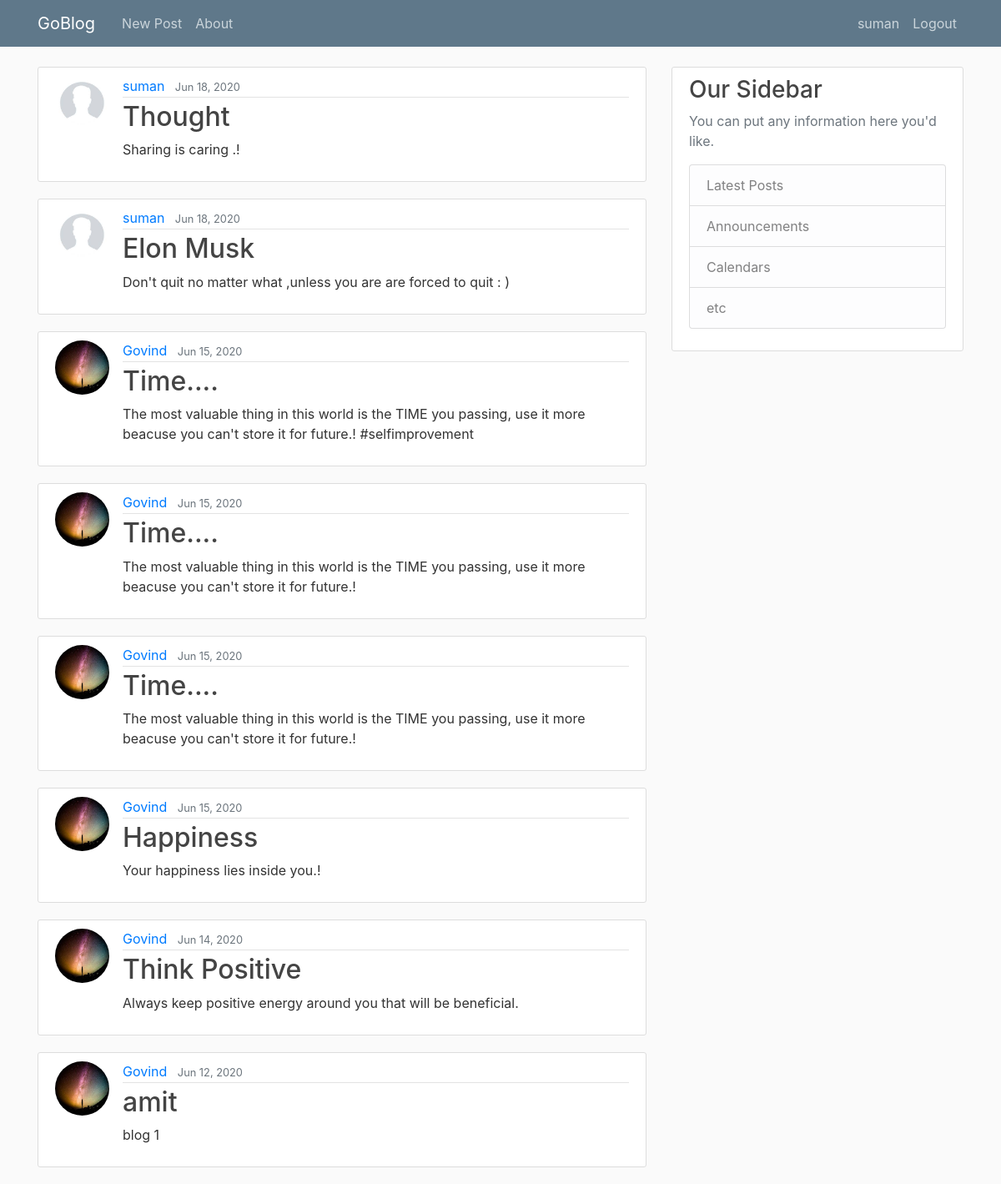
The page / (signed in) on the database its author committed.
### blog/models.py (models this page shows, shortened)
class Post(models.Model):
    title = models.CharField(max_length=100)
    content = models.TextField()
    date_posted = models.DateTimeField(default=timezone.now)
    author = models.ForeignKey(User, on_delete= models.CASCADE )

### users/models.py (models this page shows, shortened)
class Profile(models.Model):
    user = models.OneToOneField(User, on_delete=models.CASCADE)
    image = db.models.ImageField(default='default.jpg', upload_to='profile_pics')

### blog/views.py (the view)
# urls.py: path('',PostListView.as_view(), name= 'blog-home'),     # name is used in html page to link the url
class PostListView(ListView):
    model = Post
    template_name = 'blog/home.html' # naming covention is appname/model_viewtype.html for ListView but we can change it here
    context_object_name = 'posts'       # to tell listview  which object to be passed which we used in html file
    ordering = ['-date_posted']

### blog/templates/blog/home.html
{% extends "blog/base.html" %}
{% block content %}
    {% for post in posts %}
        <article class="media content-section">
          <img class="rounded-circle article-img" src="{{ post.author.profile.image.url }}" >
          <div class="media-body">
            <div class="article-metadata">
              <a class="mr-2" href="#">{{ post.author }}</a>
              <small class="text-muted">{{ post.date_posted|date:"M  d, Y" }}</small>
            </div>
              <h2><a class="article-title" href="{% url 'post-detail' post.id %}">{{ post.title }}</a></h2>
            <p class="article-content">{{ post.content }}</p>
          </div>
        </article>
    {% endfor %}
{% endblock content %}

### blog/templates/blog/base.html (shortened to what this page needs)
{% load static %}
<!DOCTYPE html>
<html>
<head>
    <link rel="stylesheet" href="https://maxcdn.bootstrapcdn.com/bootstrap/4.0.0/css/bootstrap.min.css">
    <link rel="stylesheet" type="text/css" href="{% static 'blog/main.css' %}">
</head>
<body>
    <header class="site-header">
      <nav class="navbar navbar-expand-md navbar-dark bg-steel fixed-top">
        <div class="container">
          <a class="navbar-brand mr-4" href="{% url 'blog-home' %}">GoBlog</a>
          <div class="collapse navbar-collapse" id="navbarToggle">
            <div class="navbar-nav mr-auto">
              <a class="nav-item nav-link" href="{% url 'post-create' %}">New Post</a>
              <a class="nav-item nav-link" href="{% url 'blog-about' %}">About</a>
            </div>
            <div class="navbar-nav">
              {% if user.is_authenticated %}
              <a class="nav-item nav-link" href="{% url 'profile' %}">{{ user }}</a>
              <a class="nav-item nav-link" href="{% url 'logout' %}">Logout</a>
              {% else %}
              <a class="nav-item nav-link" href="{% url 'login' %}">Login</a>
              <a class="nav-item nav-link" href="{% url 'register' %}">Register</a>
              {% endif %}
            </div>
          </div>
        </div>
      </nav>
    </header>
    <main role="main" class="container">
      <div class="row">
        <div class="col-md-8">
          {% block content %}{% endblock %}
        </div>
        <div class="col-md-4">
          <div class="content-section">
            <h3>Our Sidebar</h3>
            <p class='text-muted'>You can put any information here you'd like.
              <ul class="list-group">
                <li class="list-group-item list-group-item-light">Latest Posts</li>
                <li class="list-group-item list-group-item-light">Announcements</li>
                <li class="list-group-item list-group-item-light">Calendars</li>
                <li class="list-group-item list-group-item-light">etc</li>
              </ul>
            </p>
          </div>
        </div>
      </div>
    </main>
</body>
</html>

### blog/static/blog/main.css (style rules this page uses)
body { background: #fafafa; color: #333333; margin-top: 5rem; }
h1, h2, h3, h4, h5, h6 { color: #444444; }
ul { margin: 0; }
.bg-steel { background-color: #5f788a; }
.site-header .navbar-nav .nav-link { color: #cbd5db; }
.content-section { background: #ffffff; padding: 10px 20px; border: 1px solid #dddddd; border-radius: 3px; margin-bottom: 20px; }
.article-title { color: #444444; }
.article-content { white-space: pre-line; }
.article-img { height: 65px; width: 65px; margin-right: 16px; }
.article-metadata { padding-bottom: 1px; margin-bottom: 4px; border-bottom: 1px solid #e3e3e3 }

### rows shown on the page
Post: author.profile.image (placeholder picture), author "suman", date_posted "Jun 18, 2020", title "Thought", content "Sharing is caring .!"
Post: author.profile.image (placeholder picture), author "suman", date_posted "Jun 18, 2020", title "Elon Musk", content "Don't quit no matter what ,unless you are are forced to quit : )"
Post: author.profile.image (picture), author "Govind", date_posted "Jun 15, 2020", title "Time....", content "The most valuable thing in this world is the TIME you passing, use it more beacuse you can't store it for future.! #selfimprovement"
Post: author.profile.image (picture), author "Govind", date_posted "Jun 15, 2020", title "Time....", content "The most valuable thing in this world is the TIME you passing, use it more beacuse you can't store it for future.!"
Post: author.profile.image (picture), author "Govind", date_posted "Jun 15, 2020", title "Time....", content "The most valuable thing in this world is the TIME you passing, use it more beacuse you can't store it for future.!"
Post: author.profile.image (picture), author "Govind", date_posted "Jun 15, 2020", title "Happiness", content "Your happiness lies inside you.!"
Post: author.profile.image (picture), author "Govind", date_posted "Jun 14, 2020", title "Think Positive", content "Always keep positive energy around you that will be beneficial."
Post: author.profile.image (picture), author "Govind", date_posted "Jun 12, 2020", title "amit", content "blog 1"

### other values the page prints
{{ user }} "suman"
